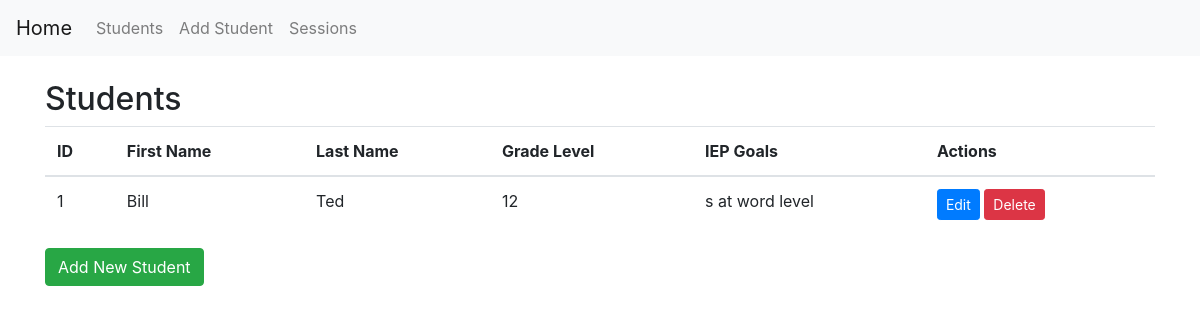
Before: / with the older database file.
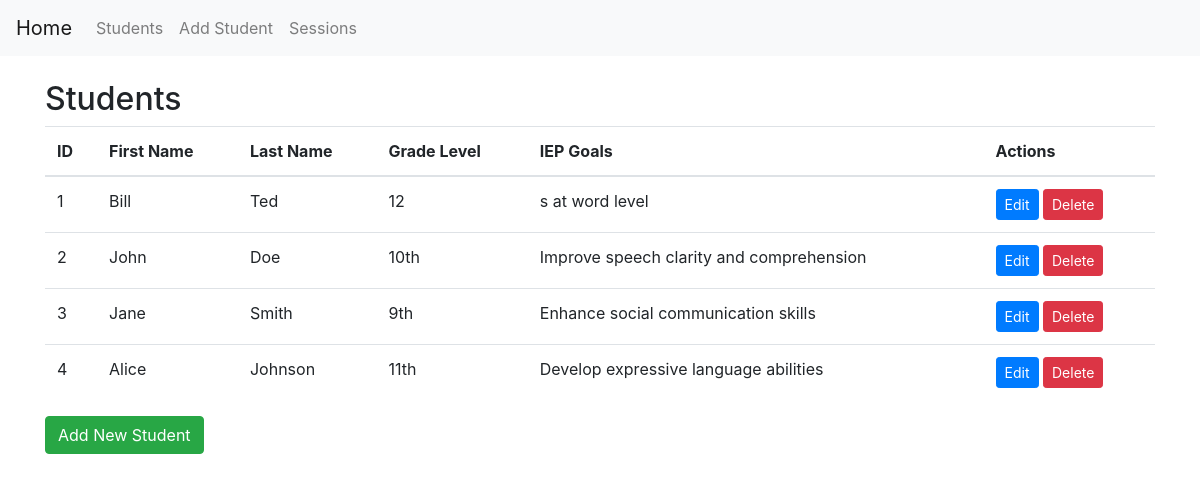
After: the same page with the newer database file.
### models.py (models this page shows)
class Student(db.Model):
    __tablename__ = 'student'
    student_id = db.Column(db.Integer, primary_key=True)
    first_name = db.Column(db.String(255), nullable=False)
    last_name = db.Column(db.String(255), nullable=False)
    grade_level = db.Column(db.String(255))
    iep_goals = db.Column(db.Text)
    sessions = db.relationship('Session', backref='student')
    goals = db.relationship('Goal', backref='student')

### routes.py (the view)
@routes_bp.route('/')
def index():
    students = Student.query.all()
    return render_template('index.html', students=students)

### templates/index.html
{% extends "base.html" %}
{% block content %}
  <h2>Students</h2>
  <table class="table">
    <thead>
      <tr>
        <th>ID</th>
        <th>First Name</th>
        <th>Last Name</th>
        <th>Grade Level</th>
        <th>IEP Goals</th>
        <th>Actions</th> </tr>
    </thead>
    <tbody>
      {% for student in students %}
        <tr>
          <td>{{ student.student_id }}</td>
          <td>{{ student.first_name }}</td>
          <td>{{ student.last_name }}</td>
          <td>{{ student.grade_level }}</td>
          <td>{{ student.iep_goals }}</td>
          <td>
            <a href="{{ url_for('routes.edit_student', student_id=student.student_id) }}" class="btn btn-primary btn-sm">Edit</a>
            <a href="{{ url_for('routes.delete_student', student_id=student.student_id) }}" class="btn btn-danger btn-sm">Delete</a>
          </td>
        </tr>
      {% endfor %}
    </tbody>
  </table>
  <a href="{{ url_for('routes.add_student') }}" class="btn btn-success">Add New Student</a>
{% endblock %}

### templates/base.html (shortened to what this page needs)
<!DOCTYPE html>
<html lang="en">
<head>
    <link rel="stylesheet" href="https://stackpath.bootstrapcdn.com/bootstrap/4.5.2/css/bootstrap.min.css">
    </head>
<body>
    <nav class="navbar navbar-expand-lg navbar-light bg-light">
        <a class="navbar-brand" href="{{ url_for('routes.index') }}">Home</a>
        <div class="collapse navbar-collapse" id="navbarNav">
            <ul class="navbar-nav">
                <li class="nav-item">
                    <a class="nav-link" href="{{ url_for('routes.index') }}">Students</a>
                </li>
                <li class="nav-item">
                    <a class="nav-link" href="{{ url_for('routes.add_student') }}">Add Student</a>
                </li>
                <li class="nav-item">
                    <a class="nav-link" href="{{ url_for('routes.sessions') }}">Sessions</a>
                </li>
                </ul>
        </div>
    </nav>
    <div class="container mt-4">
        {% block content %}{% endblock %}
    </div>
    </body>
</html>

Changed rows visible on the page:
added Student: student_id "2", first_name "John", last_name "Doe", grade_level "10th", iep_goals "Improve speech clarity and comprehension"
added Student: student_id "3", first_name "Jane", last_name "Smith", grade_level "9th", iep_goals "Enhance social communication skills"
added Student: student_id "4", first_name "Alice", last_name "Johnson", grade_level "11th", iep_goals "Develop expressive language abilities"
